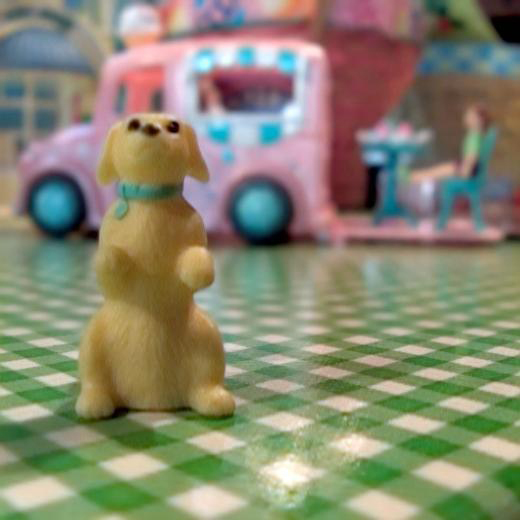
%> input picture matlab/Proposed/Focus/lytro-17-A.jpg, 520 x 520 px
$ octave DemofigPatch.m   (GNU Octave 9; MATLAB toolbox functions it lacks are replaced by stand-ins)
%> lines starting %> are read from the running program, lines starting %| are printed output that depends on the picture; in (x1, y1, x2, y2) boxes, pixels count from 0 and x2, y2 are one past the last pixel; in counts of white or black regions, pixels touching at a corner belong together; the program's own positions count from 1
### matlab/Proposed/mainFusionFunction.m
function [imgf,Result] = mainFusionFunction(img1,img2,x_cols,Omega)

overlap = 1;
lambda = 0.1;

[m, n, l] = size(img1);
imgf = zeros([m,n,l]);
cntMat = zeros([m,n,l]);
gridx = 1:x_cols - overlap : m - x_cols+1;
gridy = 1:x_cols - overlap : n - x_cols+1;
tic;
for ii = 1:length(gridx)
    for jj = 1:length(gridy)
        xx = gridx(ii);
        yy = gridy(jj);
        patch_1 = img1(yy:yy+x_cols-1, xx:xx+x_cols-1);
        mean1 = mean(patch_1(:));
        patch1 = patch_1(:) - mean1;
        patch_2 = img2(yy:yy+x_cols-1, xx:xx+x_cols-1);
        mean2 = mean(patch_2(:));
        patch2 = patch_2(:) - mean2;
        w1 =  Omega * patch1;
        w2 =  Omega * patch2;
        w = w1;
        mean_f = mean1;
        patch_f = patch1;
        if sum(abs(w1))<sum(abs(w2))
            w = w2;
            mean_f = mean2;
            patch_f = patch2;
        end
        Patch_f = reshape(patch_f, [x_cols, x_cols]);
        Patch_f = Patch_f + mean_f;
        imgf(yy:yy+x_cols-1, xx:xx+x_cols-1) = imgf(yy:yy+x_cols-1, xx:xx+x_cols-1) + Patch_f;
        cntMat(yy:yy+x_cols-1, xx:xx+x_cols-1) = cntMat(yy:yy+x_cols-1, xx:xx+x_cols-1) + 1;
    end
end

idx = (cntMat < 1);
imgf(idx) = (img1(idx) + img2(idx))./2;
cntMat(idx) = 1;
imgf = imgf./cntMat;

O_size = 49;
O_number = 10;
Omega_patch = imresize(Omega,[O_size,O_size]);
Big_Omega = zeros([O_size * O_number,O_size * O_number]);
[om,on] = size(Big_Omega);
imgf = imresize(imgf,size(Big_Omega));
for i = 1:O_number
    for j = 1:O_number
        O_start=1+(i-1)*fix(om/O_number);
        O_end=i*fix(om/O_number);
        O_start=1+(j-1)*fix(on/O_number);
        O_end=j*fix(on/O_number);
        Big_Omega(O_start:O_end,O_start:O_end,:) = Omega_patch;
    end
end

imgf_O = imgf;
imgf = Fusion(imgf_O,Big_Omega,lambda);
toc;

img1 = imresize(img1,size(Big_Omega));
img2 = imresize(img2,size(Big_Omega));
img1 = uint8(img1);
img2 = uint8(img2);
imgf = uint8(imgf);

Result = Evaluation(img1,img2,imgf,256)

### matlab/Proposed/Fusion.m
function X = Fusion(Y,Omega,lambda)
% Initialization for ADMM

[n,m] = size(Omega);
[m,l] = size(Y);
i = 100;
X = Y;
Z = Omega * X;
mu = lambda;  % ADMM Lagrange multiplier
Theta = zeros(n,l); % ADMM Lagrange multipliers
fast_sthresh = @(x,th) sign(x).*max(abs(x) - th,0);
T = inv(lambda*eye(m)+ mu*(Omega')*Omega);

while (norm(Z-Omega*X,'fro') >= .001)
    X = T *(mu*Y + mu*Omega'*(Z-Theta));
    Z = fast_sthresh(Omega*X+Theta,1/mu);
    Theta = Theta - (Z-Omega*X);
    i = i+1;
end

### matlab/Proposed/Evaluation/entropy_fusion.m
function entropyR=entropy_fusion(grey_matrix,grey_level)
% Author:  Qu Xiao-Bo    <quxiaobo [at] xmu.edu.cn>    June 26, 2009
%          Postal address:
% Rom 509, Scientific Research Building # 2,Haiyun Campus, Xiamen University,Xiamen,Fujian, P. R. China, 361005
% Website: http://quxiaobo.go.8866.org
[row,column]=size(grey_matrix);
total=row*column;


counter=zeros(1,grey_level);
grey_matrix=grey_matrix+1;
for i=1:row
    for j=1:column
        indexx= grey_matrix(i,j);
        counter(indexx)=counter(indexx)+1;
    end
end
total= sum(counter(:));
index = find(counter~=0);
 p = counter/total;
entropyR= sum(sum(-p(index).*log2(p(index))));
%%%%%%%%%%%%%%%%%%%%%%%%%%%%%%%%%%%%%%%%%%%%%%%%%%%%%%%%%%%%%%%

### matlab/Proposed/Evaluation/mutural_information.m
function mutural_informationR=mutural_information(grey_matrixA,grey_matrixB,grey_matrixF,grey_level)
% mutural_informationR=mutural_information(grey_matrixA,grey_matrixB,grey_matrixF,grey_level)
% compute mutural information of the image
% grey_matrixA , grey_matrixB,grey_matrixF are grey values of imageA,imageB and fusion image
% grey_level is the grayscale degree of image
% please set grey_level=256
% ---------
% Author:  Qu Xiao-Bo    <quxiaobo [at] xmu.edu.cn>    June 26, 2009
%          Postal address:
% Rom 509, Scientific Research Building # 2,Haiyun Campus, Xiamen University,Xiamen,Fujian, P. R. China, 361005
% Website: http://quxiaobo.go.8866.org
HA=entropy_fusion(grey_matrixA,grey_level);
HB=entropy_fusion(grey_matrixB,grey_level);
HF=entropy_fusion(grey_matrixF,grey_level);
HFA=Hab(grey_matrixF,grey_matrixA,grey_level);
HFB=Hab(grey_matrixF,grey_matrixB,grey_level);
mutural_informationR=(HA/HFA + HB/HFB)*53/75;

### matlab/Proposed/Evaluation/Hab.m
function HabR=Hab(grey_matrixA,grey_matrixB,grey_level)
% HabR=Hab(grey_matrixA,grey_matrixB,grey_level)
% compute mutural information of the image
% grey_matrixA , grey_matrixB,grey_matrixF are grey values of imageA,imageB and fusion image
% grey_level is the grayscale degree of image

[row,column]=size(grey_matrixA);
counter = zeros(256,256);
%统计直方图
grey_matrixA=grey_matrixA+1;
grey_matrixB=grey_matrixB+1;
for i=1:row
    for j=1:column
        indexx = grey_matrixA(i,j);
        indexy = grey_matrixB(i,j);
        counter(indexx,indexy) = counter(indexx,indexy)+1;%联合直方图
    end
end
%计算联合信息熵
total= sum(counter(:));
index = find(counter~=0);
p = counter/total;
HabR = sum(sum(-p(index).*log2(p(index))));


### matlab/Proposed/Evaluation/edge_association.m
function result=edge_association(A,B,F)
% Author:  Qu Xiao-Bo    <quxiaobo [at] xmu.edu.cn>  and Hu Chang-wei Hu , June 26, 2009
%          Postal address:
% Rom 509, Scientific Research Building # 2,Haiyun Campus, Xiamen University,Xiamen,Fujian, P. R. China, 361005
% Website: http://quxiaobo.go.8866.org

%reference paper:Objective image fusion performance measure

A=double(A);
B=double(B);
F=double(F); %fusion image

[row,column]=size(A);
[gA,aA]=get_g_a(A);
[gB,aB]=get_g_a(B);
[gF,aF]=get_g_a(F);
GAF=get2G(gA,gF);
GBF=get2G(gB,gF);
AAF=get2A(aA,aF);
ABF=get2A(aB,aF);
QgAF=getQg(GAF,0.9994,-15,0.5);
QgBF=getQg(GBF,0.9994,-15,0.5);
QaAF=getQa(AAF,0.9879,-22,0.8);
QaBF=getQa(ABF,0.9879,-22,0.8);
QAF=getQ(QgAF,QaAF);
QBF=getQ(QgBF,QaBF);
a=sum(sum(QAF.*gA+QBF.*gB));
b=sum(sum(gA+gB));
result=a/(b+eps);
%%
function [g,a]=get_g_a(im)

s1=[1 2 1; 0 0 0; -1 -2 -1];
s2=[-1 0 1;-2 0 2;-1 0 1];
sx=conv2(im,s1,'same');
sy=conv2(im,s2,'same');
g=sqrt(sx.^2+sy.^2);
a=atan(sy./(sx+eps));

end
%%
function Q=getQ(Qg,Qa)
Q=Qg.*Qa;
end
%%
function Qa=getQa(A,Ta,Ka,Oa)
Qa=Ta./(1+exp(Ka.*(A-Oa)));
end
%%
function Qg=getQg(G,Tg,Kg,Og)
Qg=Tg./(1+exp(Kg.*(G-Og)));
end
%%
function A=get2A(aIm1,aIm2)
A=1-abs(((aIm1-aIm2).*2)./pi);
end
%%
function G=get2G(gIm1,gIm2)
G=min(gIm1,gIm2)./(max(gIm1,gIm2)+eps);
end
%%
end

### matlab/Proposed/Evaluation/Evaluation.m
function Result=Evaluation(grey_matrixA,grey_matrixB,fusion_matrix,grey_level)
% Author:  Qu Xiao-Bo    <quxiaobo [at] xmu.edu.cn>    June 26, 2009
%          Postal address:
% Rom 509, Scientific Research Building # 2,Haiyun Campus, Xiamen University,Xiamen,Fujian, P. R. China, 361005
% Website: http://quxiaobo.go.8866.org

Result=zeros(1,2);

Result(1,1) = mutural_information(grey_matrixA,grey_matrixB,fusion_matrix,grey_level);
Result(1,2) = edge_association(grey_matrixA,grey_matrixB,fusion_matrix);

disp(' Q_MI & Q_ABF ')

### matlab/Proposed/DemofigPatch.m
%close all;clear all;clc;

addpath(genpath('Evaluation'));
addpath Focus

%% setting
sigma = 0;

%% input two multi-focus images
[imagename1, imagepath1] = uigetfile('Focus\*.jpg;*.bmp;*.png;*.tif;*.tiff;*.pgm;*.gif','Please choose the first input image');
%> the answer given: Focus/lytro-17-A.jpg
image_input1=imread(strcat(imagepath1,imagename1));
%> image_input1 is the input picture: size 520x520x3 uint8; mean R, G, B 135.8, 133.9, 111.5
gray_image_input1 = rgb2gray(image_input1); %change rgb to gray,
[imagename2, imagepath2]=uigetfile('Focus\*.jpg;*.bmp;*.png;*.tif;*.tiff;*.pgm;*.gif','Please choose the second input image');
%> the answer given: Focus/lytro-17-B.jpg
image_input2 = imread(strcat(imagepath2,imagename2));
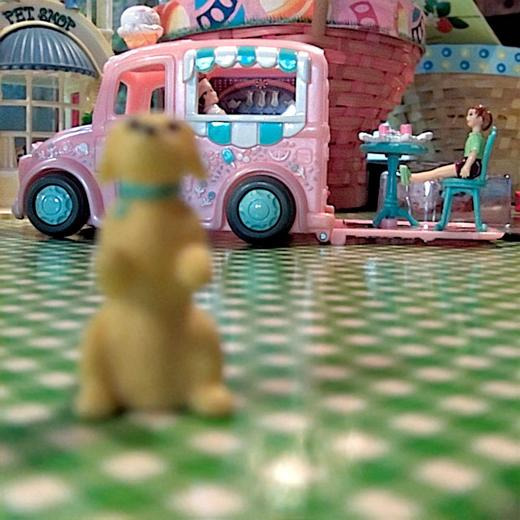
%> input picture matlab/Proposed/Focus/lytro-17-B.jpg, 520 x 520 px
%> image_input2 is the input picture: size 520x520x3 uint8; mean R, G, B 133.2, 131.6, 109.6
gray_image_input2 = rgb2gray(image_input2); %change rgb to gray,

if size(gray_image_input1)~=size(gray_image_input2)
    error('two images are not the same size.');
end

if sigma>0
    v = sigma/(255*255);
    noise_gray_image_input1 = imnoise(gray_image_input1,'gaussian',0, v );
    noise_gray_image_input2 = imnoise(gray_image_input2,'gaussian',0, v );
else
    noise_gray_image_input1 = gray_image_input1;
    noise_gray_image_input2 = gray_image_input2;
end

noise_gray_image_input1=double(noise_gray_image_input1);
noise_gray_image_input2=double(noise_gray_image_input2);

x_cols = 5; %patch size
load(['LearnedOmega_adm64X25']) ; %load Omega
[imgf1,Result1] = mainFusionFunction(noise_gray_image_input1,noise_gray_image_input2,x_cols,Omega);
%> after the loop in mainFusionFunction, `for ii = 1:length(gridx)`:
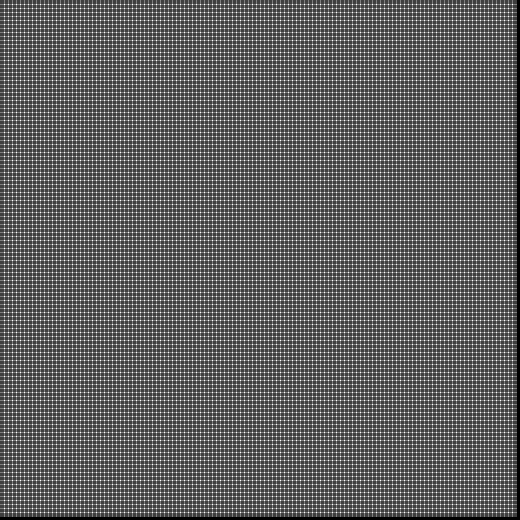
%> cntMat: size 520x520 double; min 0, max 4, mean 1.54; drawn with min black and max white
%> in mainFusionFunction, `idx = (cntMat < 1);`: idx: size 520x520 logical; 1.2% white; 1 white region, box (x1, y1, x2, y2) and area: (0, 0, 520, 520) 3111
%> in mainFusionFunction, `imgf(idx) = (img1(idx) + img2(idx))./2;`:
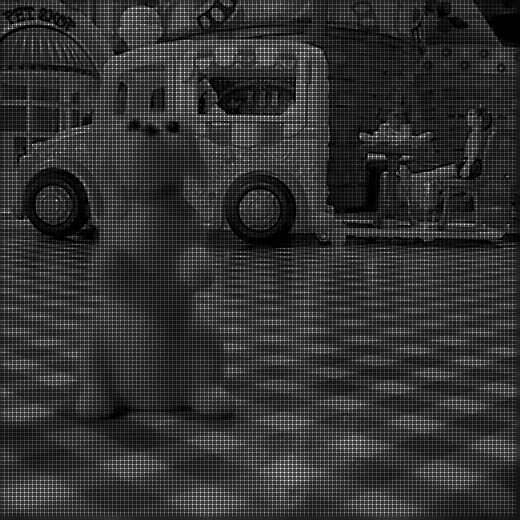
%> imgf: size 520x520 double; min 0, max 1020, mean 200.5; drawn with min black and max white
%> in mainFusionFunction, `cntMat(idx) = 1;`:
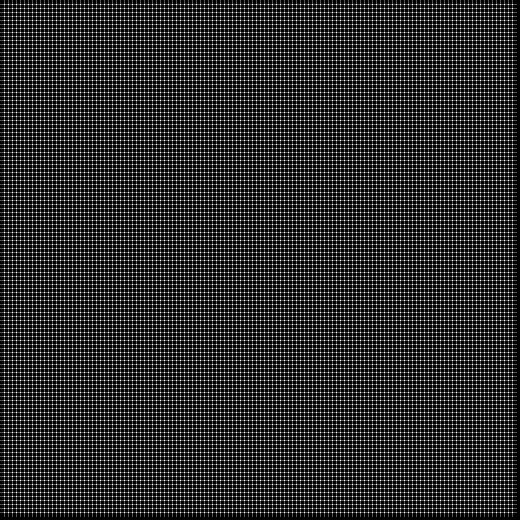
%> cntMat: size 520x520 double; 1.15% of pixels changed, all inside (x1, y1, x2, y2) = (0, 0, 520, 520); drawn with min black and max white
%> in Fusion, `Z = Omega * X;`:
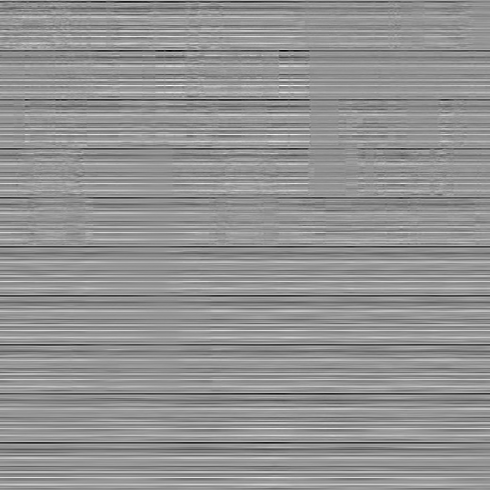
%> Z: size 490x490 double; min -777.1, max 579.9, mean 4.2; drawn with min black and max white
%> after the loop in Fusion, `while (norm(Z-Omega*X,'fro') >= .001)`: Theta: size 490x490 double; every value is 0
%> after the loop in Fusion, `while (norm(Z-Omega*X,'fro') >= .001)`: i = 100
%> after the loop in entropy_fusion, `for i=1:row`: counter = 256 values, max 3113 at index 134, min 0 at index 256, mean 937.9
%> in entropy_fusion, `index = find(counter~=0);`: index = 255 values from 1 to 255
%> in entropy_fusion, `p = counter/total;`: p = 256 values, max 0.013 at index 134, min 0 at index 256, mean 0.00391
%> in entropy_fusion, `entropyR= sum(sum(-p(index).*log2(p(index))));`: entropyR = 7.34
%> in mutural_information, `HB=entropy_fusion(grey_matrixB,grey_level);`: HB = 7.52
%> in mutural_information, `HF=entropy_fusion(grey_matrixF,grey_level);`: HF = 7.55
%> after the loop in Hab, `for i=1:row`:
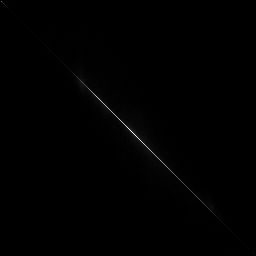
%> counter: size 256x256 double; min 0, max 935, mean 3.7; drawn with min black and max white
%> in Hab, `index = find(counter~=0);`: index = 23999 values from 1 to 65279
%> in Hab, `HabR = sum(sum(-p(index).*log2(p(index))));`: HabR = 12.42
%> in mutural_information, `HFB=Hab(grey_matrixF,grey_matrixB,grey_level);`: HFB = 10.27
%> in mutural_information, `mutural_informationR=(HA/HFA + HB/HFB)*53/75;`: mutural_informationR = 0.936
%> call 2 of getQg, with Tg = 0.999, Kg = -15, Og = 0.5
%> in getQg (call 2), `Qg=Tg./(1+exp(Kg.*(G-Og)));`:
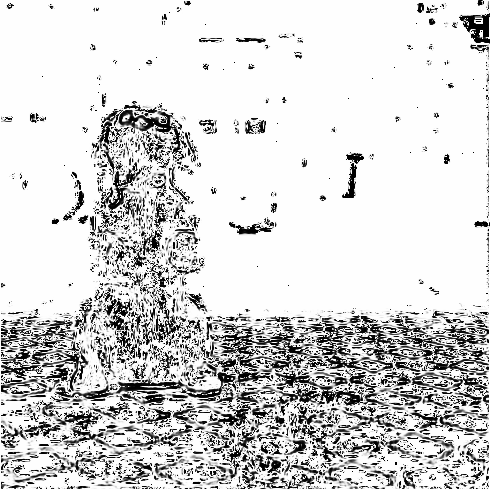
%> Qg: size 490x490 double; min 0.000552, max 0.999, mean 0.833
%> in edge_association, `a=sum(sum(QAF.*gA+QBF.*gB));`: a = 21926156.5
%> in edge_association, `b=sum(sum(gA+gB));`: b = 29004299.2
%> in edge_association, `result=a/(b+eps);`: result = 0.756
%> in mainFusionFunction, `Result = Evaluation(img1,img2,imgf,256)`: Result = [0.936 0.756]
%> Result1 = [0.936 0.756]
clear Omega;

x_cols = 6;
load(['LearnedOmega_adm64X36']) ;
[imgf2,Result2] = mainFusionFunction(noise_gray_image_input1,noise_gray_image_input2,x_cols,Omega);
%> Result2 = [0.929 0.743]
clear Omega;

x_cols = 7;
%> (the run ends here)
